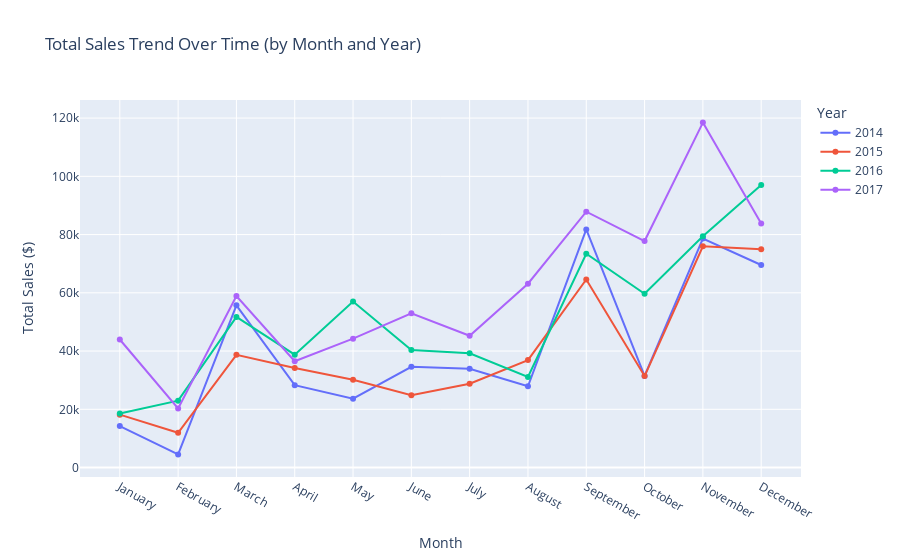

The notebook cell saved with this chart:
### Code cell
fig_sales_trend = px.line(
    monthly_performance,
    x="Order Month",
    y="Total_Sales",
    color="Order Year", 
    title="Total Sales Trend Over Time (by Month and Year)",
    labels={
        "Order Month": "Month",
        "Total_Sales": "Total Sales ($)",
        "Order Year": "Year"
    },
    markers=True 
)

fig_sales_trend.update_layout(hovermode="x unified") 

fig_sales_trend.show()

### Figure 1 — Plotly figure (JSON) as saved in the notebook; plotly's stock layout.template omitted (floating-point values rounded to 4 significant figures)
{"data": [{"hovertemplate": "Year=2014<br>Month=%{x}<br>Total Sales ($)=%{y}<extra></extra>", "legendgroup": "2014", "line": {"color": "#636efa", "dash": "solid"}, "marker": {"symbol": "circle"}, "mode": "lines+markers", "name": "2014", "orientation": "v", "showlegend": true, "type": "scatter", "x": ["January", "February", "March", "April", "May", "June", "July", "August", "September", "October", "November", "December"], "xaxis": "x", "y": [14240.0, 4520.0, 55690.0, 28300.0, 23650.0, 34600.0, 33950.0, 27910.0, 81780.0, 31450.0, 78630.0, 69550.0], "yaxis": "y"}, {"hovertemplate": "Year=2015<br>Month=%{x}<br>Total Sales ($)=%{y}<extra></extra>", "legendgroup": "2015", "line": {"color": "#EF553B", "dash": "solid"}, "marker": {"symbol": "circle"}, "mode": "lines+markers", "name": "2015", "orientation": "v", "showlegend": true, "type": "scatter", "x": ["January", "February", "March", "April", "May", "June", "July", "August", "September", "October", "November", "December"], "xaxis": "x", "y": [18170.0, 11950.0, 38730.0, 34200.0, 30130.0, 24800.0, 28770.0, 36900.0, 64600.0, 31400.0, 75970.0, 74920.0], "yaxis": "y"}, {"hovertemplate": "Year=2016<br>Month=%{x}<br>Total Sales ($)=%{y}<extra></extra>", "legendgroup": "2016", "line": {"color": "#00cc96", "dash": "solid"}, "marker": {"symbol": "circle"}, "mode": "lines+markers", "name": "2016", "orientation": "v", "showlegend": true, "type": "scatter", "x": ["January", "February", "March", "April", "May", "June", "July", "August", "September", "October", "November", "December"], "xaxis": "x", "y": [18540.0, 22980.0, 51720.0, 38750.0, 56990.0, 40340.0, 39260.0, 31120.0, 73410.0, 59690.0, 79410.0, 97000.0], "yaxis": "y"}, {"hovertemplate": "Year=2017<br>Month=%{x}<br>Total Sales ($)=%{y}<extra></extra>", "legendgroup": "2017", "line": {"color": "#ab63fa", "dash": "solid"}, "marker": {"symbol": "circle"}, "mode": "lines+markers", "name": "2017", "orientation": "v", "showlegend": true, "type": "scatter", "x": ["January", "February", "March", "April", "May", "June", "July", "August", "September", "October", "November", "December"], "xaxis": "x", "y": [43970.0, 20300.0, 58870.0, 36520.0, 44260.0, 52980.0, 45260.0, 63120.0, 87870.0, 77780.0, 118400.0, 83830.0], "yaxis": "y"}], "layout": {"hovermode": "x unified", "legend": {"title": {"text": "Year"}, "tracegroupgap": 0}, "title": {"text": "Total Sales Trend Over Time (by Month and Year)"}, "xaxis": {"anchor": "y", "domain": [0, 1], "title": {"text": "Month"}}, "yaxis": {"anchor": "x", "domain": [0, 1], "title": {"text": "Total Sales ($)"}}}}
